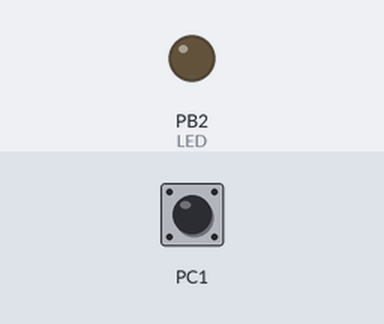
Bench run of a program on a simulated ATmega328P, built with avr-gcc and emulated at 16 MHz. Parts: output pins drawn as LEDs (lit = HIGH). The test bench sets the inputs (shaded band); at power-on: PC1 HIGH.

Above: at 0.1 s.
At 1.2 s:
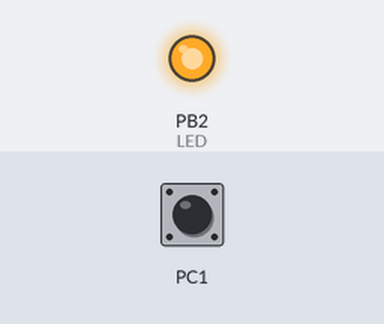
Timing chart, 0 to 2.7 s (numbered marks = the images above):
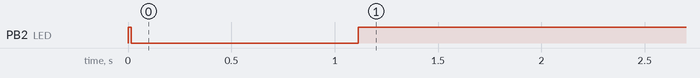

The program:

main.c
```c
/*
 * 1b.c
 */

#define F_CPU 16000000UL				//clock runs at 16 MHz
#include <avr/io.h>
#include<util/delay.h>

int overflow = 0;					//initialize overflow

int main()
{
	DDRB |= (1<<2); 				//set PORTB2 as output
	PORTB |= (1<<2); 				//Turn LED off
	DDRC &= (0<<2);				// set PORTC1 for input
	PORTC |= (1<<2); 				// enable pull-up

	TCCR0A = 0;
	TCCR0B = (1 << CS02) | (1 << CS00);	//pre-scaler = 1024

	//when the PINC is pressed, LED pulses
	while (1) {
		if (!(PINC & (1<<PINC1)))
		{
			overflow = 0;
			TCNT0 = 0;
		}

		while ((TIFR0 & 0x01) == 0);//detects overflow
		TCNT0 = 0x00;			//resets counter
		TIFR0 = 0x01;			//reset overflow flag
		overflow++;			//inc overflow
		if (overflow <= 67)		//led turns on
		PORTB = (0 << DDB2);
		else PORTB = (1 << DDB2);	//led off
	}

	return 0;
}
```

Measured:
- by itself, PB2 (LED): LOW → HIGH at 0.00 s, → LOW 0.02 s later, → HIGH 1.1 s later
